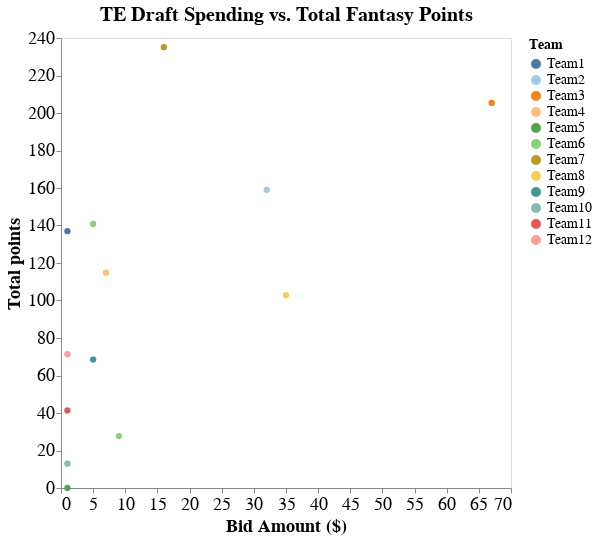

The cell this chart's notebook holds for it:
### Markdown cell above
Travis Kelce was the consensus number 1 pick at tight end, but Mark Andrews turned out to be the best value and top scorer by end of season. Darren Waller was surprisingly a disappointing pick.

### Code cell
chart

### Figure 1 — Vega-Lite specification as saved in the notebook (floating-point values rounded to 4 significant figures)
{"config": {"view": {"continuousWidth": 400, "continuousHeight": 300}, "axis": {"labelFontSize": 18, "titleFontSize": 18}, "legend": {"labelFontSize": 14, "titleFontSize": 14}, "title": {"fontSize": 20}}, "data": {"name": "data-d884752c817280b26ae332ea60fa0e1c"}, "mark": {"type": "circle", "size": 40}, "encoding": {"color": {"condition": {"type": "nominal", "field": "Team", "scale": {"scheme": "tableau20"}, "sort": ["Team1", "Team2", "Team3", "Team4", "Team5", "Team6", "Team7", "Team8", "Team9", "Team10", "Team11", "Team12"], "selection": "selector012"}, "value": "lightgray"}, "opacity": {"condition": {"value": 1, "selection": "selector012"}, "value": 0.1}, "tooltip": [{"type": "nominal", "field": "Player-info"}, {"type": "nominal", "field": "Team"}, {"type": "quantitative", "field": "Bid Amount ($)"}, {"type": "quantitative", "field": "Total points"}, {"type": "nominal", "field": "Stint (wks)"}], "x": {"type": "quantitative", "axis": {"grid": false}, "field": "Bid Amount ($)"}, "y": {"type": "quantitative", "axis": {"grid": false}, "field": "Total points"}}, "height": 450, "selection": {"selector012": {"type": "multi", "fields": ["Team"], "bind": "legend"}}, "title": "TE Draft Spending vs. Total Fantasy Points", "width": 450, "$schema": "https://vega.github.io/schema/vega-lite/v4.8.1.json", "datasets": {"data-d884752c817280b26ae332ea60fa0e1c": [{"Player": "Travis Kelce", "Position": "TE", "Team": "Team3", "ProTeam": "KC", "Action": "DRAFT", "Bid Amount ($)": 67, "Stint (wks)": [1, 2, 3, 4, 5, 6, 7, 8, 9, 10, 11, 13, 14, 15, 16, 17, 18, 19, 20, 21], "Total points": 205.4, "Player-info": "Travis Kelce, TE (KC)"}, {"Player": "Darren Waller", "Position": "TE", "Team": "Team8", "ProTeam": "OAK", "Action": "DRAFT", "Bid Amount ($)": 35, "Stint (wks)": [1, 2, 3, 4, 5, 6, 7, 9, 10, 11, 12, 13, 14, 15, 16, 17, 18, 19], "Total points": 102.8, "Player-info": "Darren Waller, TE (OAK)"}, {"Player": "George Kittle", "Position": "TE", "Team": "Team2", "ProTeam": "SF", "Action": "DRAFT", "Bid Amount ($)": 32, "Stint (wks)": [1, 2, 3, 4, 5, 7, 8, 9, 10, 11, 12, 13, 14, 15, 16, 17, 18, 19, 20, 21], "Total points": 159.0, "Player-info": "George Kittle, TE (SF)"}, {"Player": "Mark Andrews", "Position": "TE", "Team": "Team7", "ProTeam": "BAL", "Action": "DRAFT", "Bid Amount ($)": 16, "Stint (wks)": [1, 2, 3, 4, 5, 6, 7, 9, 10, 11, 12, 13, 14, 15, 16, 17, 18], "Total points": 235.1, "Player-info": "Mark Andrews, TE (BAL)"}, {"Player": "Logan Thomas", "Position": "TE", "Team": "Team6", "ProTeam": "WSH", "Action": "DRAFT", "Bid Amount ($)": 9, "Stint (wks)": [1, 2, 3, 4, 5], "Total points": 27.7, "Player-info": "Logan Thomas, TE (WSH)"}, {"Player": "T.J. Hockenson", "Position": "TE", "Team": "Team4", "ProTeam": "DET", "Action": "DRAFT", "Bid Amount ($)": 7, "Stint (wks)": [1, 2, 3, 4, 5, 6, 7, 8, 10, 11, 12, 13, 14, 15, 16, 17, 18], "Total points": 114.8, "Player-info": "T.J. Hockenson, TE (DET)"}, {"Player": "Noah Fant", "Position": "TE", "Team": "Team9", "ProTeam": "DEN", "Action": "DRAFT", "Bid Amount ($)": 5, "Stint (wks)": [1, 2, 3, 4, 5, 6, 7, 8], "Total points": 68.5, "Player-info": "Noah Fant, TE (DEN)"}, {"Player": "Kyle Pitts", "Position": "TE", "Team": "Team6", "ProTeam": "ATL", "Action": "DRAFT", "Bid Amount ($)": 5, "Stint (wks)": [1, 2, 3, 4, 5, 7, 8, 9, 10, 11, 12, 13, 14, 15, 16, 17, 18], "Total points": 140.8, "Player-info": "Kyle Pitts, TE (ATL)"}, {"Player": "Dallas Goedert", "Position": "TE", "Team": "Team1", "ProTeam": "PHI", "Action": "DRAFT", "Bid Amount ($)": 1, "Stint (wks)": [1, 2, 3, 4, 5, 6, 7, 8, 9, 10, 11, 12, 13, 15, 16, 17, 18, 19], "Total points": 137.0, "Player-info": "Dallas Goedert, TE (PHI)"}, {"Player": "Mike Gesicki", "Position": "TE", "Team": "Team5", "ProTeam": "MIA", "Action": "DRAFT", "Bid Amount ($)": 1, "Stint (wks)": [1], "Total points": 0.0, "Player-info": "Mike Gesicki, TE (MIA)"}, {"Player": "Robert Tonyan", "Position": "TE", "Team": "Team11", "ProTeam": "GB", "Action": "DRAFT", "Bid Amount ($)": 1, "Stint (wks)": [1, 2, 3, 4, 5, 6, 7, 8, 9, 10, 11], "Total points": 41.4, "Player-info": "Robert Tonyan, TE (GB)"}, {"Player": "Jonnu Smith", "Position": "TE", "Team": "Team10", "ProTeam": "NE", "Action": "DRAFT", "Bid Amount ($)": 1, "Stint (wks)": [1, 2, 3], "Total points": 13.0, "Player-info": "Jonnu Smith, TE (NE)"}, {"Player": "Tyler Higbee", "Position": "TE", "Team": "Team12", "ProTeam": "LAR", "Action": "DRAFT", "Bid Amount ($)": 1, "Stint (wks)": [1, 2, 3, 4, 5, 6, 7, 8, 9, 10], "Total points": 71.4, "Player-info": "Tyler Higbee, TE (LAR)"}]}}
